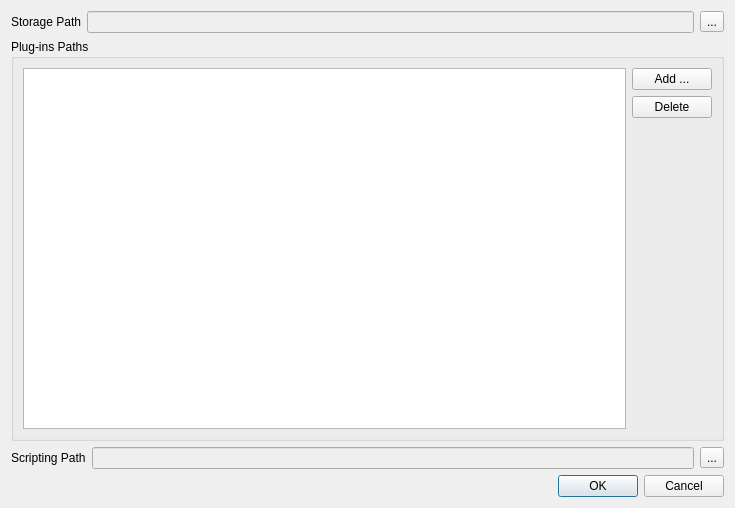
<?xml version="1.0" encoding="UTF-8"?>
<ui version="4.0">
 <class>Preferences</class>
 <widget class="QWidget" name="Preferences">
  <property name="geometry">
   <rect>
    <x>0</x>
    <y>0</y>
    <width>735</width>
    <height>508</height>
   </rect>
  </property>
  <property name="sizePolicy">
   <sizepolicy hsizetype="Preferred" vsizetype="Minimum">
    <horstretch>0</horstretch>
    <verstretch>0</verstretch>
   </sizepolicy>
  </property>
  <property name="windowTitle">
   <string>Form</string>
  </property>
  <layout class="QVBoxLayout" name="verticalLayout">
   <item>
    <layout class="QHBoxLayout" name="horizontalLayout_4">
     <item>
      <widget class="QLabel" name="textLabel1_6">
       <property name="toolTip">
        <string>Path where the binary files are created.</string>
       </property>
       <property name="whatsThis">
        <string>Several information (such as the description of the documents or the corresponding indexing files) are stored as binary files in a given path (a sub-directory is created for each session).</string>
       </property>
       <property name="text">
        <string>Storage Path</string>
       </property>
       <property name="wordWrap">
        <bool>false</bool>
       </property>
      </widget>
     </item>
     <item>
      <widget class="QLineEdit" name="IndexDir">
       <property name="enabled">
        <bool>false</bool>
       </property>
      </widget>
     </item>
     <item>
      <widget class="QToolButton" name="EditStorage">
       <property name="text">
        <string>...</string>
       </property>
      </widget>
     </item>
    </layout>
   </item>
   <item>
    <widget class="QGroupBox" name="groupBox">
     <property name="title">
      <string>Plug-ins Paths</string>
     </property>
     <layout class="QHBoxLayout" name="horizontalLayout_3">
      <item>
       <widget class="QListWidget" name="Dirs">
        <property name="toolTip">
         <string>Paths where to search the plug-ins</string>
        </property>
        <property name="whatsThis">
         <string>Specify the different directories where the application should look for plug-ins. It looks recursively. When these paths are changed, the application must be relaunched.</string>
        </property>
       </widget>
      </item>
      <item>
       <layout class="QVBoxLayout" name="_77">
        <item>
         <widget class="QPushButton" name="buttonAdd">
          <property name="text">
           <string>Add ...</string>
          </property>
         </widget>
        </item>
        <item>
         <widget class="QPushButton" name="buttonDel">
          <property name="text">
           <string>Delete</string>
          </property>
         </widget>
        </item>
        <item>
         <spacer name="spacer5">
          <property name="orientation">
           <enum>Qt::Vertical</enum>
          </property>
          <property name="sizeType">
           <enum>QSizePolicy::Expanding</enum>
          </property>
          <property name="sizeHint" stdset="0">
           <size>
            <width>20</width>
            <height>100</height>
           </size>
          </property>
         </spacer>
        </item>
       </layout>
      </item>
     </layout>
    </widget>
   </item>
   <item>
    <layout class="QHBoxLayout" name="_5">
     <item>
      <widget class="QLabel" name="textLabel4_2">
       <property name="text">
        <string>Scripting Path</string>
       </property>
       <property name="wordWrap">
        <bool>false</bool>
       </property>
      </widget>
     </item>
     <item>
      <widget class="QLineEdit" name="PrgPath">
       <property name="enabled">
        <bool>false</bool>
       </property>
      </widget>
     </item>
     <item>
      <widget class="QToolButton" name="EditScript">
       <property name="text">
        <string>...</string>
       </property>
      </widget>
     </item>
    </layout>
   </item>
   <item>
    <widget class="QDialogButtonBox" name="buttonBox">
     <property name="orientation">
      <enum>Qt::Horizontal</enum>
     </property>
     <property name="standardButtons">
      <set>QDialogButtonBox::Cancel|QDialogButtonBox::Ok</set>
     </property>
    </widget>
   </item>
  </layout>
 </widget>
 <resources/>
 <connections/>
</ui>
